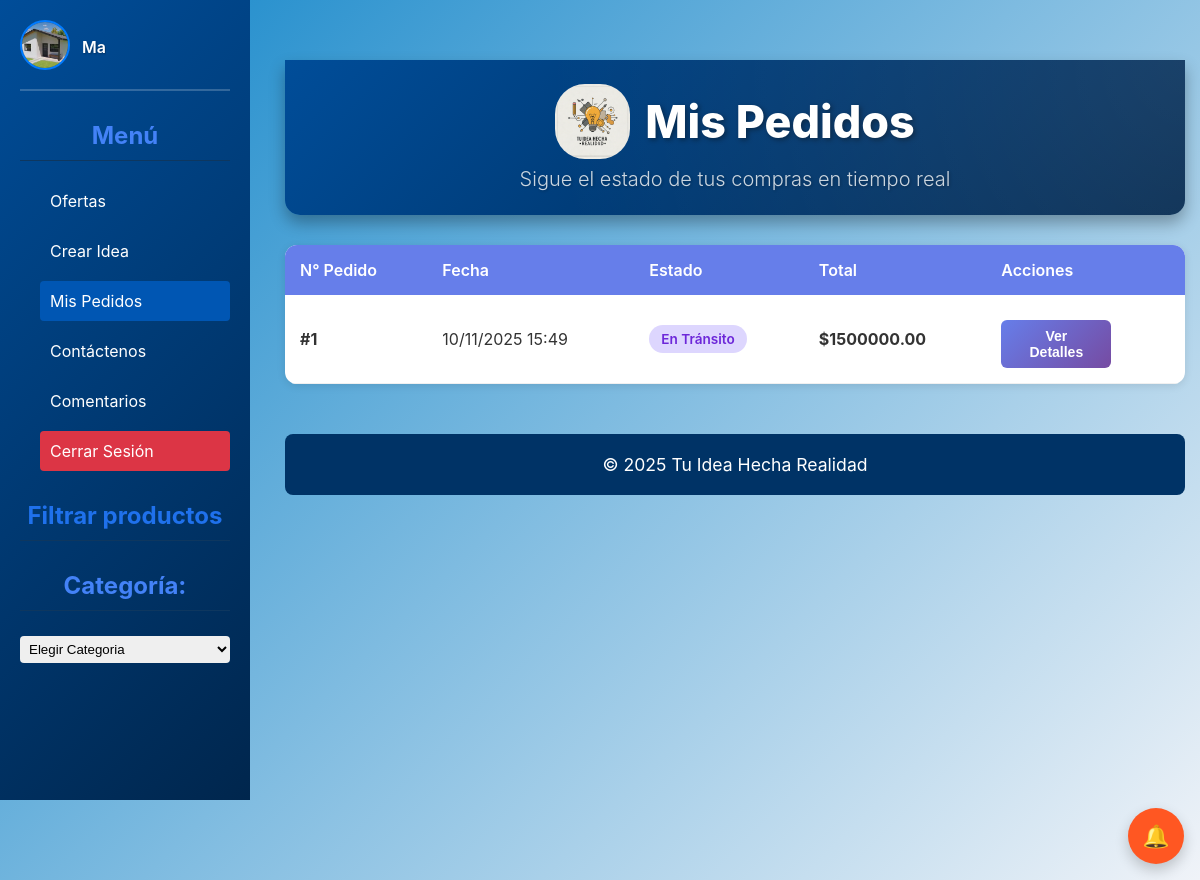
The page /mis-pedidos/ (signed in) on the database as committed earlier.
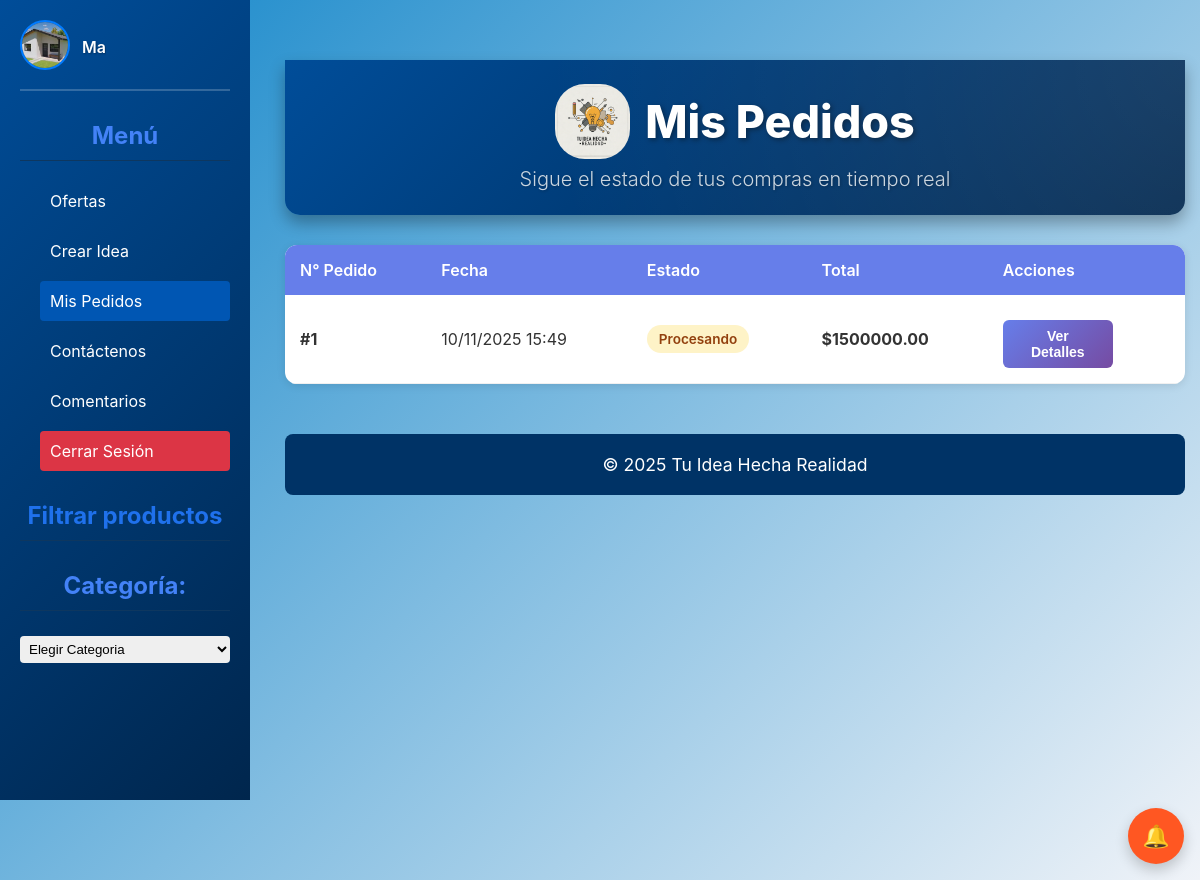
The same page on the database as committed later.
### core/models.py (models this page shows, shortened)
class UserClientes(models.Model):
    usernameCliente = models.CharField(max_length=100, unique=True)
    passwordCliente = models.CharField(max_length=100)
    email = models.CharField(max_length=100)
    is_active = models.BooleanField(default=True)
    last_modified = models.DateTimeField(auto_now=True)
    status_changed_at = models.DateTimeField(null=True, blank=True)
    foto_perfil = models.ImageField(upload_to='uploads/perfiles/', blank=True, null=True)
    nombre_completo = models.CharField(max_length=200, blank=True, null=True)
    telefono = models.CharField(max_length=20, blank=True, null=True)
    direccion = models.CharField(max_length=300, blank=True, null=True)
    ciudad = models.CharField(max_length=100, blank=True, null=True)
    departamento = models.CharField(max_length=100, blank=True, null=True)
    codigo_postal = models.CharField(max_length=10, blank=True, null=True)

class Pedido(models.Model):
    ESTADO_PEDIDO_CHOICES = [
        ('procesando', 'Procesando'),
        ('empacado', 'Empacado'),
        ('enviado', 'Enviado'),
        ('en_transito', 'En Tránsito'),
        ('entregado', 'Entregado'),
        ('cancelado', 'Cancelado'),
    ]
    pago = models.OneToOneField(Pago, on_delete=models.CASCADE, related_name='pedido')
    cliente = models.ForeignKey(UserClientes, on_delete=models.CASCADE, related_name='pedidos')
    nombre_completo = models.CharField(max_length=200, blank=True, null=True)
    telefono = models.CharField(max_length=20, blank=True, null=True)
    direccion = models.CharField(max_length=300, blank=True, null=True)
    ciudad = models.CharField(max_length=100, blank=True, null=True)
    departamento = models.CharField(max_length=100, blank=True, null=True)
    codigo_postal = models.CharField(max_length=10, blank=True, null=True)
    notas_adicionales = models.TextField(max_length=500, blank=True, null=True)
    estado = models.CharField(max_length=20, choices=ESTADO_PEDIDO_CHOICES, default='procesando')
    numero_seguimiento = models.CharField(max_length=100, blank=True, null=True)
    empresa_envio = models.CharField(max_length=100, blank=True, null=True)
    productos = models.TextField()  # JSON string con los productos
    monto_total = models.DecimalField(max_digits=10, decimal_places=2)
    fecha_creacion = models.DateTimeField(auto_now_add=True)
    fecha_actualizacion = models.DateTimeField(auto_now=True)
    fecha_entrega_estimada = models.DateField(null=True, blank=True)
    fecha_entrega_real = models.DateTimeField(null=True, blank=True)
    class Meta:
        ordering = ['-fecha_creacion']

### core/views.py (the view)
# urls.py: path('mis-pedidos/', views.mis_pedidos_view, name='mis_pedidos'),
def mis_pedidos_view(request):
    if 'usernameCliente' not in request.session:
        return redirect('login')
    try:
        cliente = UserClientes.objects.get(usernameCliente=request.session['usernameCliente'])
        pedidos = Pedido.objects.filter(cliente=cliente).order_by('-fecha_creacion')
        modelos_map = {
            'mesas': {'modelo': Mesas, 'campo_imagen': 'imagen1', 'campo_nombre': 'nombre1'},
            'mesa': {'modelo': Mesas, 'campo_imagen': 'imagen1', 'campo_nombre': 'nombre1'},
            'sillas': {'modelo': Sillas, 'campo_imagen': 'imagen2', 'campo_nombre': 'nombre2'},
            'silla': {'modelo': Sillas, 'campo_imagen': 'imagen2', 'campo_nombre': 'nombre2'},
            'armarios': {'modelo': Armarios, 'campo_imagen': 'imagen3', 'campo_nombre': 'nombre3'},
            'armario': {'modelo': Armarios, 'campo_imagen': 'imagen3', 'campo_nombre': 'nombre3'},
            'cajoneras': {'modelo': Cajoneras, 'campo_imagen': 'imagen4', 'campo_nombre': 'nombre4'},
            'cajonera': {'modelo': Cajoneras, 'campo_imagen': 'imagen4', 'campo_nombre': 'nombre4'},
            'escritorios': {'modelo': Escritorios, 'campo_imagen': 'imagen5', 'campo_nombre': 'nombre5'},
            'escritorio': {'modelo': Escritorios, 'campo_imagen': 'imagen5', 'campo_nombre': 'nombre5'},
            'utensilios': {'modelo': Utensilios, 'campo_imagen': 'imagen6', 'campo_nombre': 'nombre6'},
            'utensilio': {'modelo': Utensilios, 'campo_imagen': 'imagen6', 'campo_nombre': 'nombre6'},
        }
        pedidos_list = list(pedidos)
        total_pedidos = len(pedidos_list)
        for idx, pedido in enumerate(pedidos_list):
            pedido.numero_secuencial = total_pedidos - idx
        for pedido in pedidos_list:
            try:
                productos_parseados = json.loads(pedido.productos)
                for producto in productos_parseados:
                    categoria = (producto.get('categoria') or producto.get('tipo', '')).lower()
                    producto_id = producto.get('id')
                    print(f"DEBUG: Procesando producto ID={producto_id}, categoria='{categoria}'")
                    config = modelos_map.get(categoria)
                    if config and producto_id:
                        try:
                            modelo = config['modelo']
                            item = modelo.objects.get(id=producto_id)
                            campo_imagen = config['campo_imagen']
                            if hasattr(item, campo_imagen):
                                imagen_field = getattr(item, campo_imagen)
                                if imagen_field:
                                    producto['imagen'] = imagen_field.url
                                else:
                                    producto['imagen'] = None
                            else:
                                producto['imagen'] = None
                        except modelo.DoesNotExist:
                            producto['imagen'] = None
                        except Exception as ex:
                            producto['imagen'] = None
                    else:
                        producto['imagen'] = None
                pedido.productos_json = json.dumps(productos_parseados)
                pedido.productos_parseados = productos_parseados
            except Exception as e:
                pedido.productos_json = '[]'
                pedido.productos_parseados = []
        pedidos_sin_datos = []
        for pedido in pedidos_list:
            if not pedido.direccion or not pedido.telefono:
                pedidos_sin_datos.append(pedido)
        context = {
            'pedidos': pedidos,
            'cliente': cliente,
            'usuario': cliente,  # Añadir para compatibilidad con el template
            'pedidos_sin_datos': pedidos_sin_datos  # Pedidos que necesitan completar datos
        }
        return render(request, 'core/mis_pedidos_nuevo.html', context)
    except UserClientes.DoesNotExist:
        return redirect('login')

### core/context_processors.py (called while the page is built, shortened)
def idea_notifications(request):
    username_cliente = request.session.get('usernameCliente')
    username_empresa = request.session.get('usernameEmpresa')
    has_notif = False
    try:
        if username_cliente:
            has_notif = MensajeIdea.objects.filter(
                idea__autor=username_cliente,
                remitente_tipo='empresa',
                leido=False
            ).exists()
    except Exception as e:
        print(f"Error en idea_notifications: {str(e)}")
        has_notif = False
    return {
        'has_idea_notifications': has_notif
    }

### core/templates/core/mis_pedidos_nuevo.html (shortened to what this page needs)
{% load static %}
<!DOCTYPE html>
<html lang="es">
<head>
    <link rel="stylesheet" href="{% static 'core/css/styles.css' %}">
    <link rel="stylesheet" href="{% static 'core/css/carrito.css' %}">
    <link rel="stylesheet" href="{% static 'Empresas/css/pedidos.css' %}">
    <link rel="stylesheet" href="https://cdnjs.cloudflare.com/ajax/libs/font-awesome/6.4.0/css/all.min.css">
</head>
<body>
<aside class="sidebar">
    <div class="sidebar-user-info">
        <a href="{% url 'perfilUsuario' %}" class="user-avatar-link">
            {% if cliente.foto_perfil %}
                <img src="{{ cliente.foto_perfil.url }}" alt="Foto de perfil" width="50" height="50" style="border-radius: 50%; border: 2px solid #007BFF; object-fit: cover;">
            {% else %}
                <img src="{% static 'core/img/Perfil.png' %}" alt="Logo" width="50" height="50" style="border-radius: 50%; border: 2px solid #007BFF;">
            {% endif %}
        </a>
        <span class="username-display">{{ cliente.usernameCliente }}</span>
    </div>
    <h2 class="h2-side">Menú</h2>
    <ul>
        <li><a href="{% url 'productos' %}">Ofertas</a></li>
        <li><a href="{% url 'idea' %}">Crear Idea</a></li>
        <li><a href="{% url 'mis_pedidos' %}" style="background-color: #0056b3; color: white;">Mis Pedidos</a></li>
        <li><a href="{% url 'contact' %}">Contáctenos</a></li>
        <li><a href="{% url 'comentarios' %}">Comentarios</a></li>
        <li><a href="{% url 'logout' %}" class="logout-button">Cerrar Sesión</a></li>
    </ul>
    <div class="filtros">
        <h3>Filtrar productos</h3>
        <h2 for="categoria" class="h2-side">Categoría:</h2>
        <select id="categoria">
            <option value="">Elegir Categoria</option>
        </select>
    </div>
</aside>
<div class="main-content-wrapper">
    <header>
        <h1>
            <img src="{% static 'core/img/Gemini_Generated_Image_tzay6utzay6utzay.jfif' %}" alt="Logo" width="75" height="75">
            Mis Pedidos
        </h1>
        <p class="subtitulo">Sigue el estado de tus compras en tiempo real</p>
    </header>
    {% if pedidos %}
        <div class="tabla-pedidos">
            <table>
                <thead>
                    <tr>
                        <th>N° Pedido</th>
                        <th>Fecha</th>
                        <th>Estado</th>
                        <th>Total</th>
                        <th>Acciones</th>
                    </tr>
                </thead>
                <tbody>
                    {% for pedido in pedidos %}
                    <tr>
                        <td><strong>#{{ pedido.numero_secuencial }}</strong></td>
                        <td>{{ pedido.fecha_creacion|date:"d/m/Y H:i" }}</td>
                        <td>
                            <span class="badge-estado badge-{{ pedido.estado }}">
                                {{ pedido.get_estado_display }}
                            </span>
                        </td>
                        <td><strong>${{ pedido.monto_total }}</strong></td>
                        <td>
                            <button class="btn-ver-detalles"
                                    data-pedido-id="{{ pedido.id }}"
                                    onclick="verDetallesPedidoById({{ pedido.id }})">
                                Ver Detalles
                            </button>
                        </td>
                    </tr>
                    {% endfor %}
                </tbody>
            </table>
        </div>
    {% endif %}
    <footer style="margin-top: 50px; text-align: center; padding: 20px; color: #6b7280;">
        <p>&copy; 2025 Tu Idea Hecha Realidad</p>
    </footer>
</div>
{% include 'core/modal_notificaciones.html' %}
{% include 'core/floating_buttons.html' %}
</body>
</html>

### core/templates/core/modal_notificaciones.html (shortened to what this page needs)
{% load static %}
<link rel="stylesheet" href="{% static 'core/css/notificaciones.css' %}">

### core/templates/core/floating_buttons.html (shortened to what this page needs)
{% load static %}
<link rel="stylesheet" href="{% static 'core/css/floating.css' %}">
<div id="floating-buttons-wrapper">
    <a id="floating-notif-btn" class="floating-btn floating-notif" style="display: flex;" title="Notificaciones" onclick="event.preventDefault(); abrirNotificaciones();">
        <span class="fb-icon">🔔</span>
    </a>
</div>

### core/static/core/css/styles.css (style rules this page uses)
body { font-family: 'Inter', sans-serif; margin: 0; padding: 0; background-color: #f0f2f5; color: #333; display: flex; flex-direction: column; min-height: 100vh; }
header { background: linear-gradient(135deg, #004d99, #00264d); color: #ffffff; padding: 1.5rem 1rem; text-align: center; border-radius: 0 0 15px 15px; box-shadow: 0 8px 16px rgba(0, 0, 0, 0.3); margin-bottom: 30px; position: relative; overflow: hidden; }
header::before { content: ''; position: absolute; top: 0; left: 0; width: 100%; height: 100%; background: radial-gradient(circle at top right, rgba(255, 255, 255, 0.1), transparent 70%); pointer-events: none; }
header h1 { margin: 0; color: #ffffff; font-size: 2.8rem; font-weight: 800; text-shadow: 2px 2px 5px rgba(0, 0, 0, 0.4); display: flex; justify-content: center; align-items: center; text-align: center; }
header h1 img { border-radius: 40%; }
header .subtitulo { color: #e0e6eb; font-size: 1.25rem; margin-top: 0.5rem; margin-bottom: 1.5rem; font-weight: 300; text-shadow: 1px 1px 3px rgba(0, 0, 0, 0.3); }
footer { background-color: #003366; padding: 2rem 1rem; text-align: center; margin-top: 2rem; border-radius: 8px; width: auto; }
footer p { text-align: center; color: #ffffff; font-size: 1.1rem; margin: 0; }
h1 { text-align: left; color: #1e08e7; margin-bottom: 20px; }
h2 { color: #1e08e7; margin-top: 30px; margin-bottom: 10px; font-size: 1.5em; text-align: center; }
ul { list-style: none; padding: 0; margin-bottom: 20px; }
li { margin-bottom: 10px; padding-left: 20px; position: relative; color: rgb(245, 243, 243); }
p { color: rgb(0, 0, 0); font-size: 1.1rem; margin-bottom: 20px; }
button { width: 30%; padding: 10px; background-color: #007BFF; color: #fff; border: none; border-radius: 4px; font-size: 16px; cursor: pointer; transition: background-color 0.3s ease; display: block; margin: 0 auto; }
a { text-decoration: none; color: #ffffff; }
body { font-family: Arial, sans-serif; margin: 20px; background-color: #f4f4f4; color: #333; }
header p { text-align: center; color: #4f5ee4; margin-bottom: 20px; }
h3 { color: #1f71ec; margin-top: 30px; margin-bottom: 10px; font-size: 1.5em; text-align: center; }
.sidebar { position: fixed; top: 0; left: 0; width: 250px; height: 100vh; background: linear-gradient(135deg, #004d99, #00264d); color: rgb(93, 177, 247); padding: 20px; overflow-y: auto; z-index: 1000; }
.sidebar-user-info { display: flex; align-items: center; gap: 12px; margin-bottom: 20px; padding-bottom: 15px; border-bottom: 2px solid rgba(255, 255, 255, 0.2); }
.user-avatar-link { flex-shrink: 0; }
.username-display { color: #ffffff; font-size: 1rem; font-weight: 600; text-shadow: 1px 1px 2px rgba(0, 0, 0, 0.3); overflow: hidden; text-overflow: ellipsis; white-space: nowrap; }
.sidebar h2,.sidebar h3 { text-align: center; margin-bottom: 20px; border-bottom: 1px solid #0e375f; padding-bottom: 10px; }
.sidebar ul { list-style: none; padding: 0; margin-bottom: 30px; }
.sidebar ul li { margin: 10px 0; }
.sidebar ul li a { color: #ffffff; text-decoration: none; display: block; padding: 10px; border-radius: 4px; transition: background 0.3s ease; }
.logout-button { background-color: #dc3545 !important; color: white !important; }
.filtros input[type="range"], .filtros select { width: 100%; margin-top: 5px; padding: 5px; border-radius: 4px; border: none; margin-bottom: 10px; }
.h2-side { color: rgb(67, 130, 247); }
.main-content-wrapper { margin-left: 270px; padding: 20px; width: calc(100% - 180px); box-sizing: border-box; }
* { margin: 0; padding: 0; box-sizing: border-box; }
body { font-family: -apple-system, BlinkMacSystemFont, 'Segoe UI', Roboto, sans-serif; background: linear-gradient(135deg, #1085c9 0%, #f0f3f8 100%); min-height: 100vh; display: flex; flex-direction: column; justify-content: center; align-items: center; padding: 20px; }
h1 { color: black; text-align: center; margin-bottom: 30px; font-size: 2rem; font-weight: 600; }
.btn-ver-detalles { background-color: #007BFF; color: white; padding: 8px 16px; border: none; border-radius: 5px; cursor: pointer; font-size: 14px; margin-top: 10px; display: inline-block; text-decoration: none; }

Rows that differ between the two databases and show on the page:
changed Pedido: estado "En Tránsito" → "Procesando"
